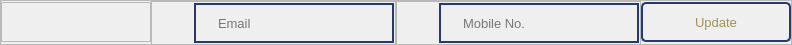
                     <widget class="QFrame" name="frame_34">
                      <property name="minimumSize">
                       <size>
                        <width>0</width>
                        <height>45</height>
                       </size>
                      </property>
                      <property name="maximumSize">
                       <size>
                        <width>16777215</width>
                        <height>45</height>
                       </size>
                      </property>
                      <property name="frameShape">
                       <enum>QFrame::StyledPanel</enum>
                      </property>
                      <property name="frameShadow">
                       <enum>QFrame::Raised</enum>
                      </property>
                      <layout class="QHBoxLayout" name="horizontalLayout_18">
                       <property name="spacing">
                        <number>0</number>
                       </property>
                       <property name="leftMargin">
                        <number>0</number>
                       </property>
                       <property name="topMargin">
                        <number>0</number>
                       </property>
                       <property name="rightMargin">
                        <number>0</number>
                       </property>
                       <property name="bottomMargin">
                        <number>0</number>
                       </property>
                       <item>
                        <widget class="QFrame" name="frame_55">
                         <property name="minimumSize">
                          <size>
                           <width>150</width>
                           <height>40</height>
                          </size>
                         </property>
                         <property name="maximumSize">
                          <size>
                           <width>150</width>
                           <height>40</height>
                          </size>
                         </property>
                         <property name="frameShape">
                          <enum>QFrame::StyledPanel</enum>
                         </property>
                         <property name="frameShadow">
                          <enum>QFrame::Raised</enum>
                         </property>
                        </widget>
                       </item>
                       <item>
                        <widget class="QFrame" name="frame_52">
                         <property name="minimumSize">
                          <size>
                           <width>245</width>
                           <height>45</height>
                          </size>
                         </property>
                         <property name="maximumSize">
                          <size>
                           <width>245</width>
                           <height>45</height>
                          </size>
                         </property>
                         <property name="frameShape">
                          <enum>QFrame::StyledPanel</enum>
                         </property>
                         <property name="frameShadow">
                          <enum>QFrame::Raised</enum>
                         </property>
                         <layout class="QHBoxLayout" name="horizontalLayout_23">
                          <property name="spacing">
                           <number>0</number>
                          </property>
                          <property name="leftMargin">
                           <number>0</number>
                          </property>
                          <property name="topMargin">
                           <number>0</number>
                          </property>
                          <property name="rightMargin">
                           <number>0</number>
                          </property>
                          <property name="bottomMargin">
                           <number>0</number>
                          </property>
                          <item>
                           <widget class="QFrame" name="frame_48">
                            <property name="minimumSize">
                             <size>
                              <width>40</width>
                              <height>40</height>
                             </size>
                            </property>
                            <property name="maximumSize">
                             <size>
                              <width>40</width>
                              <height>40</height>
                             </size>
                            </property>
                            <property name="styleSheet">
                             <string notr="true">image: url(:/login_logo/icons/message-324.png);
background-color: transparent</string>
                            </property>
                            <property name="frameShape">
                             <enum>QFrame::StyledPanel</enum>
                            </property>
                            <property name="frameShadow">
                             <enum>QFrame::Raised</enum>
                            </property>
                           </widget>
                          </item>
                          <item>
                           <widget class="QLineEdit" name="email_2">
                            <property name="minimumSize">
                             <size>
                              <width>200</width>
                              <height>40</height>
                             </size>
                            </property>
                            <property name="maximumSize">
                             <size>
                              <width>200</width>
                              <height>40</height>
                             </size>
                            </property>
                            <property name="font">
                             <font>
                              <family>Segoe UI</family>
                              <pointsize>10</pointsize>
                             </font>
                            </property>
                            <property name="styleSheet">
                             <string notr="true">QLineEdit{
	border: 2px solid rgb(40, 57, 113);
	color: rgb(0, 0, 0);
	padding-left: 20px;
	padding-right: 20px;
	background-color: transparent;
}
QLineEdit:hover{
	border: 2px solid rgb(64, 92, 182)
}
QLineEdit:focus{
	border: 2px solid rgb(40, 57, 113);
	background-color: transparent
}</string>
                            </property>
                            <property name="text">
                             <string/>
                            </property>
                            <property name="placeholderText">
                             <string>Email</string>
                            </property>
                           </widget>
                          </item>
                         </layout>
                        </widget>
                       </item>
                       <item>
                        <widget class="QFrame" name="frame_51">
                         <property name="minimumSize">
                          <size>
                           <width>245</width>
                           <height>45</height>
                          </size>
                         </property>
                         <property name="maximumSize">
                          <size>
                           <width>245</width>
                           <height>45</height>
                          </size>
                         </property>
                         <property name="frameShape">
                          <enum>QFrame::StyledPanel</enum>
                         </property>
                         <property name="frameShadow">
                          <enum>QFrame::Raised</enum>
                         </property>
                         <layout class="QHBoxLayout" name="horizontalLayout_22">
                          <property name="spacing">
                           <number>0</number>
                          </property>
                          <property name="leftMargin">
                           <number>0</number>
                          </property>
                          <property name="topMargin">
                           <number>0</number>
                          </property>
                          <property name="rightMargin">
                           <number>0</number>
                          </property>
                          <property name="bottomMargin">
                           <number>0</number>
                          </property>
                          <item>
                           <widget class="QFrame" name="frame_47">
                            <property name="minimumSize">
                             <size>
                              <width>40</width>
                              <height>40</height>
                             </size>
                            </property>
                            <property name="maximumSize">
                             <size>
                              <width>40</width>
                              <height>40</height>
                             </size>
                            </property>
                            <property name="styleSheet">
                             <string notr="true">image: url(:/login_logo/icons/mobile-phone-697.png);
background-color: transparent</string>
                            </property>
                            <property name="frameShape">
                             <enum>QFrame::StyledPanel</enum>
                            </property>
                            <property name="frameShadow">
                             <enum>QFrame::Raised</enum>
                            </property>
                           </widget>
                          </item>
                          <item>
                           <widget class="QLineEdit" name="mobile_no_2">
                            <property name="minimumSize">
                             <size>
                              <width>200</width>
                              <height>40</height>
                             </size>
                            </property>
                            <property name="maximumSize">
                             <size>
                              <width>200</width>
                              <height>40</height>
                             </size>
                            </property>
                            <property name="font">
                             <font>
                              <family>Segoe UI</family>
                              <pointsize>10</pointsize>
                             </font>
                            </property>
                            <property name="styleSheet">
                             <string notr="true">QLineEdit{
	border: 2px solid rgb(40, 57, 113);
	color: rgb(0, 0, 0);
	padding-left: 20px;
	padding-right: 20px;
	background-color: transparent;
}
QLineEdit:hover{
	border: 2px solid rgb(64, 92, 182)
}
QLineEdit:focus{
	border: 2px solid rgb(40, 57, 113);
	background-color: transparent
}</string>
                            </property>
                            <property name="text">
                             <string/>
                            </property>
                            <property name="placeholderText">
                             <string>Mobile No.</string>
                            </property>
                           </widget>
                          </item>
                         </layout>
                        </widget>
                       </item>
                       <item>
                        <widget class="QPushButton" name="btn_update">
                         <property name="sizePolicy">
                          <sizepolicy hsizetype="Minimum" vsizetype="Fixed">
                           <horstretch>0</horstretch>
                           <verstretch>0</verstretch>
                          </sizepolicy>
                         </property>
                         <property name="minimumSize">
                          <size>
                           <width>150</width>
                           <height>40</height>
                          </size>
                         </property>
                         <property name="maximumSize">
                          <size>
                           <width>150</width>
                           <height>40</height>
                          </size>
                         </property>
                         <property name="font">
                          <font>
                           <family>Segoe UI</family>
                           <pointsize>10</pointsize>
                          </font>
                         </property>
                         <property name="styleSheet">
                          <string notr="true">QPushButton{
	border: 2px solid rgb(40, 57, 113);
	border-radius: 5px;
	color: rgb(161, 145, 88);
	padding-left: 20px;
	padding-right: 20px;
}
QPushButton:hover{
	border: 2px solid rgb(64, 92, 182)
}
QPushButton:focus{
	border: 2px solid rgb(40, 57, 113);
}
QPushButton:pressed{
	background-color: rgb(40, 57, 113);
	color: rgb(255, 255, 255);
}</string>
                         </property>
                         <property name="text">
                          <string>Update</string>
                         </property>
                        </widget>
                       </item>
                      </layout>
                     </widget>
